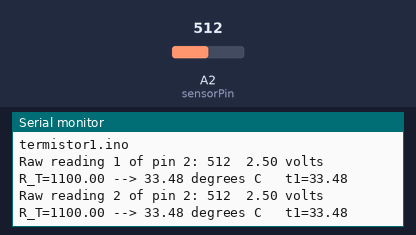
Bench run of a sketch on a simulated Arduino Uno, built with avr-gcc and run on an emulated ATmega328P. Shown: the last lines printed to the serial monitor. Inputs (shaded band) come from the test bench; at power-on: A2 (sensorPin) = 512.

Above: at 2.8 s.
2.9 s: A2 (sensorPin) set to 0
At 4.8 s:
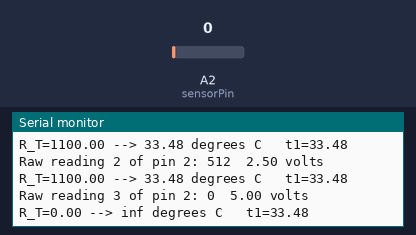
7.6 s: A2 (sensorPin) set to 122
At 8.9 s:
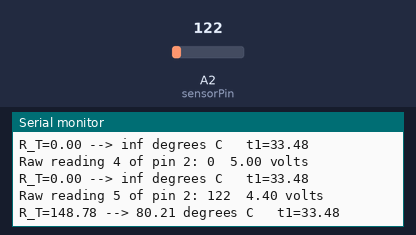
Timing chart, 0 to 10.6 s (numbered marks = the images above; inputs shaded):
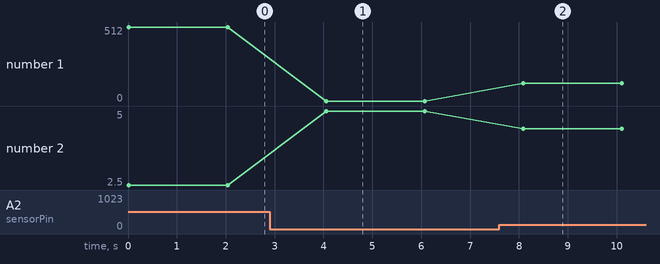

The sketch:

termistor1.ino
```cpp
#include <math.h>

#define sensorPin 2
int read_cnt=0;
double temp1;

void setup()
{

    Serial.begin(9600);
    Serial.println(__FILE__);

    // If you want to set the aref to something other than 5v
    // analogReference(EXTERNAL);
}

void loop()
{

//getting the voltage reading from the temperature sensor
 int reading = analogRead(sensorPin);
 ++read_cnt;

 Serial.print("Raw reading "); Serial.print(read_cnt); Serial.print(" of pin "); Serial.print(sensorPin); Serial.print(": "); Serial.print(reading); Serial.print("  ");

 // converting that reading to voltage, for 3.3v arduino use 3.3
 double voltage = 5.0 - (reading * 5.0) / 1024.0;

 // print out the voltage
 Serial.print(voltage); Serial.println(" volts");

 double R_T = (5500.0/voltage)-1100.0;
 //double temperatureC = 4.6115*exp(-0.04281*R_T); wrong way
 double temperatureC = ( log(R_T/1000.0) - log(4.6115) ) / -0.04281;

 if ( read_cnt == 1 )
     temp1 = temperatureC;

 // now print out the temperature

 Serial.print("R_T="); Serial.print(R_T); Serial.print(" --> "); Serial.print(temperatureC); Serial.print(" degrees C   "); Serial.print("t1="); Serial.println(temp1);

 // now convert to Fahrenheit
// double temperatureF = (temperatureC * 9.0 / 5.0) + 32.0;
// Serial.print(temperatureF); Serial.println(" degrees F");

 delay(2000);                                     //waiting a second

}
```

Measured:
- after the input at 2.9 s, the serial monitor: prints a new line after 1.2 s (image 1)
- after the input at 7.6 s, the serial monitor: prints a new line after 0.49 s (image 2)
- plotted number 1: 512 → 0 after the input at 2.9 s, 0 → 122 after the input at 7.6 s
- plotted number 2: 2.5 → 5 after the input at 2.9 s, 5 → 4.4 after the input at 7.6 s
